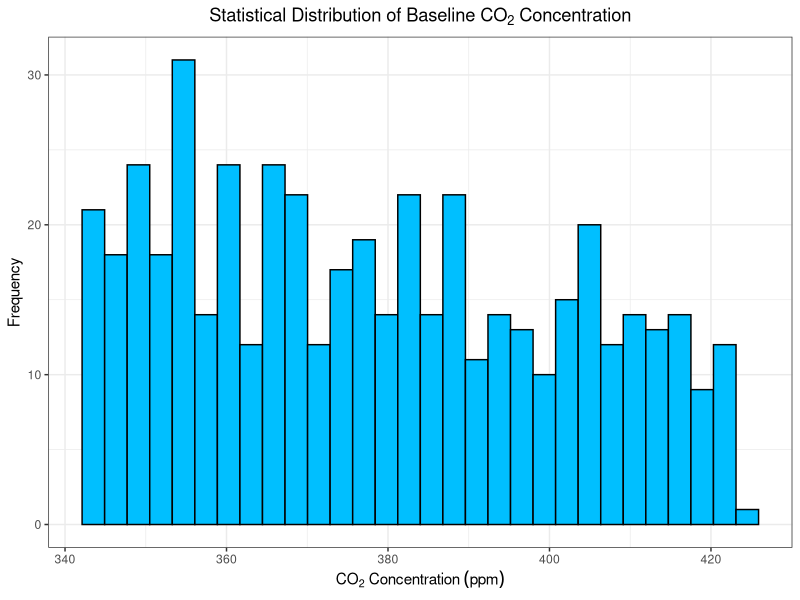
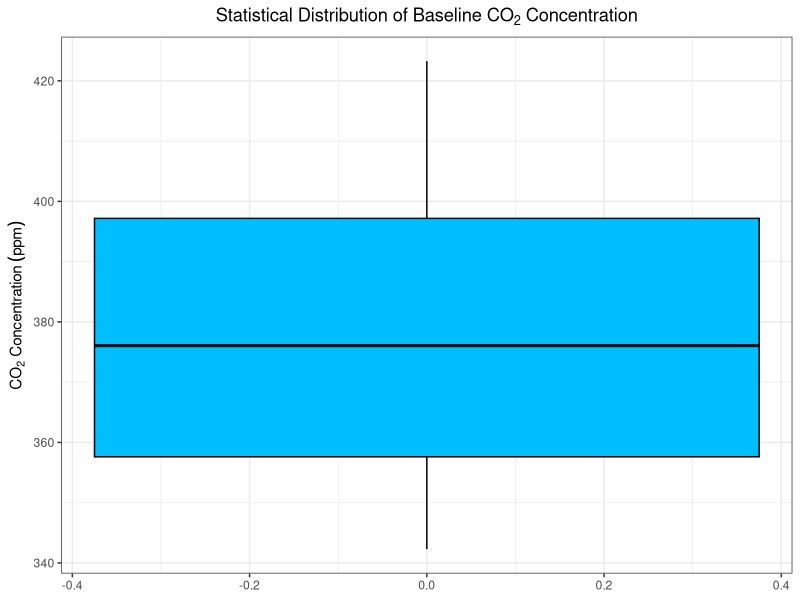
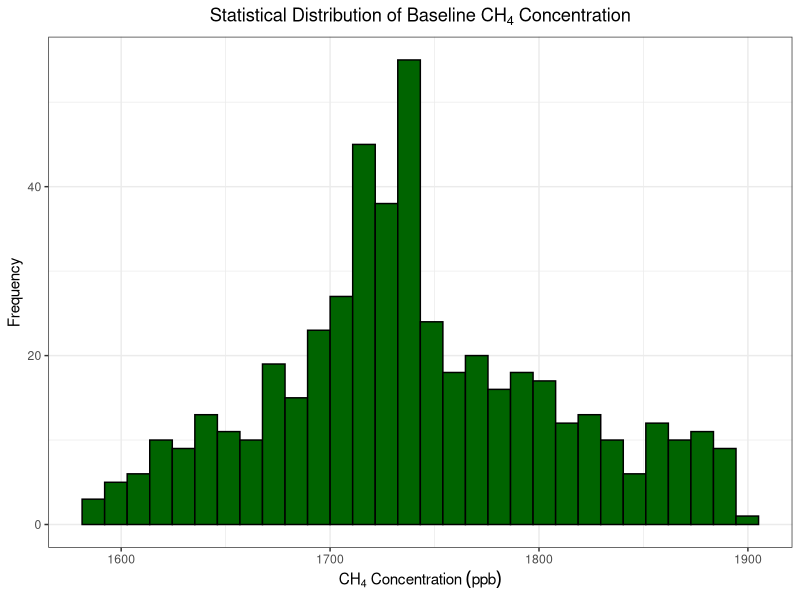
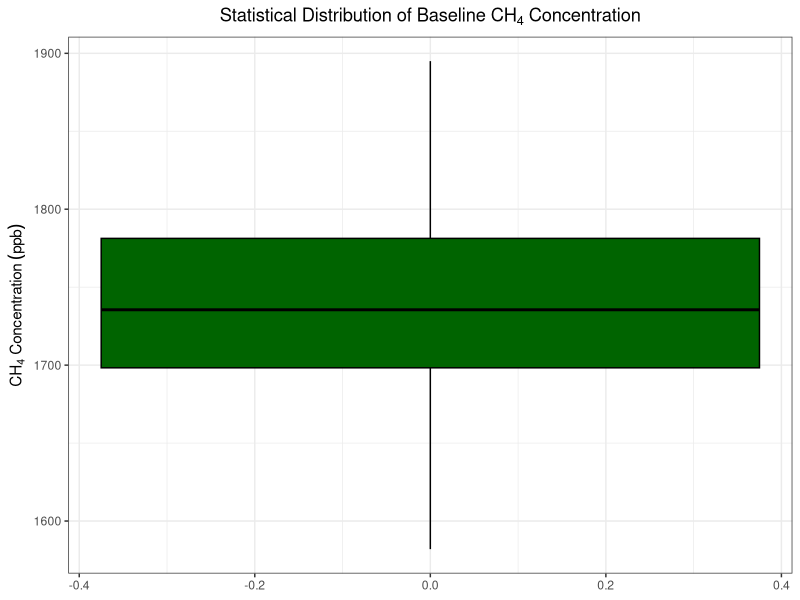
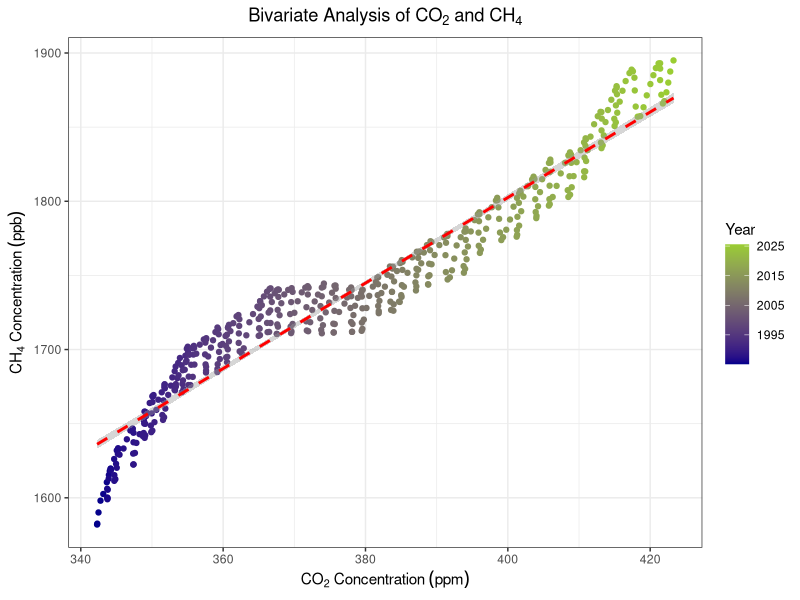
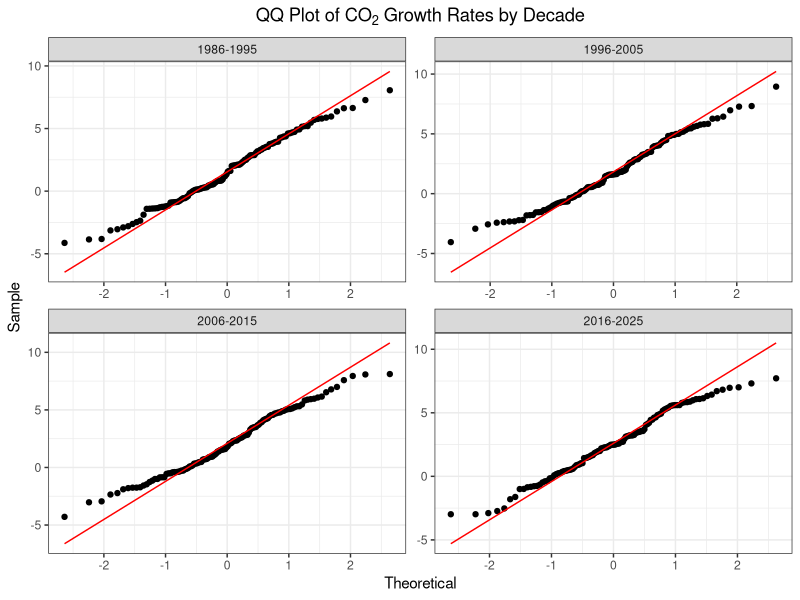
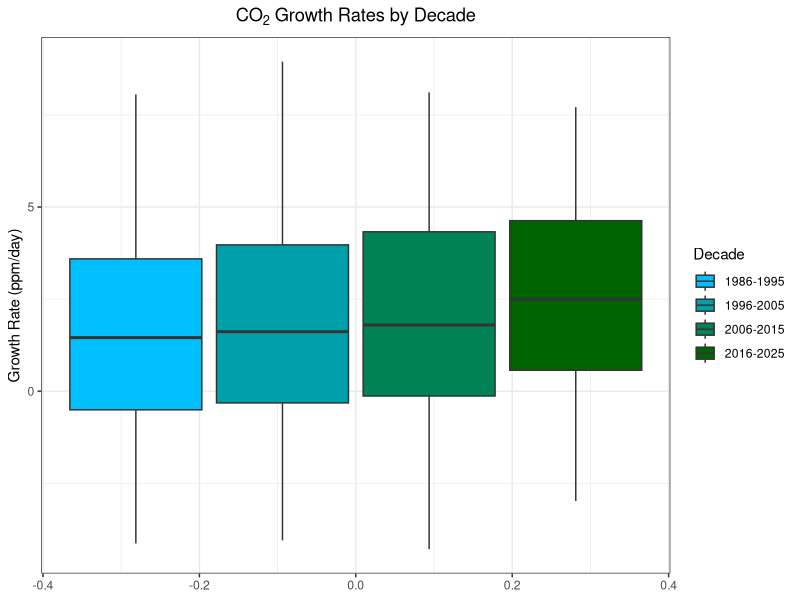
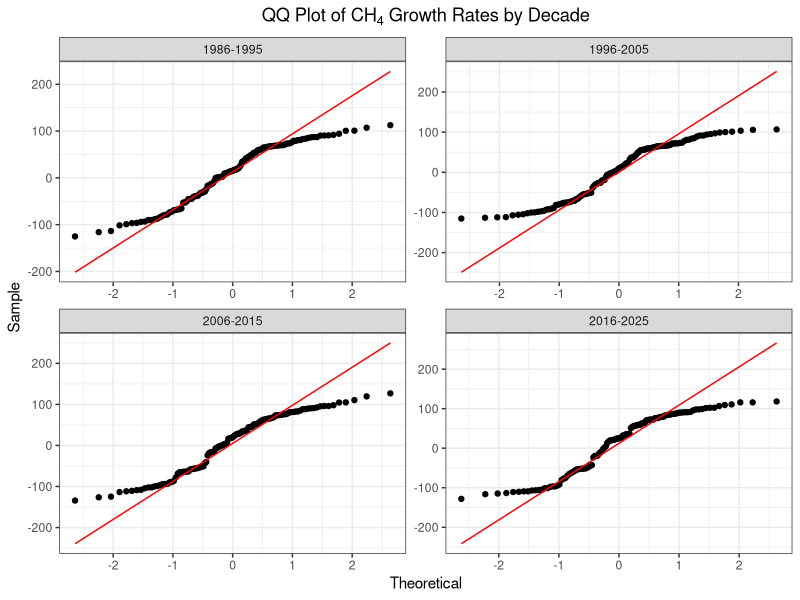

Write the R code that produced these figures, in order.
#' ---
#' Title: "EDA Pegasus CSIRO CO2, CH4 Analysis Report"
#' Author: "Peter Nyeunwoo Lee"
#' Last modified: "29 May 2026"
#' ---





## Loading library ----

library(tidyverse)






## Raw file organisation ----

# Loading CO2, CH4 csv files to compare
df_co2 <- read.csv("CapeGrim_CO2_data_download.csv", skip = 24)

df_ch4 <- read.csv("CapeGrim_CH4_data_download.csv", skip = 24)


# Remove the rows that contain na
df_co2_new <- df_co2 %>%
  na.omit()

df_ch4_new <- df_ch4 %>%
  na.omit()


# Join the two datasets horizontally based on dates
# If YYYY, MM, DD are common, they are used as keys for joining.
df_co2_ch4_bined <- left_join(df_co2_new, df_ch4_new, by = c("YYYY", "MM", "DD"))

# Delete those rows that omit either value of the gases
df_clean <- df_co2_ch4_bined %>%
  na.omit()

# CO2, CH4 growth rate caculation (ppm per day), these are to be used for ANOVA test
df_clean <- df_clean %>%
  mutate(
    Calculated.GR.ppm.per.day = (CO2.ppm. - lag(CO2.ppm.)) / (DATE.x - lag(DATE.x)),
    Calculated.GR.ppb.per.day = (CH4.ppb. - lag(CH4.ppb.)) / (DATE.y - lag(DATE.y))
  )






## Univariate Analysis ----

# CO2 Univariate Analysis

# 1. Histogram: Understanding the 'shape' of the data 

ggplot(df_clean, aes(x = CO2.ppm.)) + 
  geom_histogram(color = "black", fill = "deepskyblue", bins = 30) + 
  labs(title = expression(Statistical~Distribution~of~Baseline~CO[2]~Concentration), 
       x = expression(CO[2]~Concentration~(ppm)), 
       y = "Frequency") + 
  theme_bw() +
  theme(plot.title = element_text(face = "bold", hjust = 0.5))


# 2. Descriptive Statistics and Five-Number Summary 

summary_stats <- df_clean %>%   
  summarise(
    Minimum = min(CO2.ppm., na.rm = TRUE), 
    Q1 = quantile(CO2.ppm., probs = 0.25, na.rm = TRUE), 
    Median = median(CO2.ppm., na.rm = TRUE), 
    Mean = mean(CO2.ppm., na.rm = TRUE), 
    Q3 = quantile(CO2.ppm., probs = 0.75, na.rm = TRUE), 
    Maximum = max(CO2.ppm., na.rm = TRUE), 
    IQR = IQR(CO2.ppm., na.rm = TRUE), 
    SD = sd(CO2.ppm., na.rm = TRUE)
  )

print("Descriptive Statistics Summary for CO2:")
print(summary_stats)

# 3. Outlier Identification 

co2_iqr <- summary_stats$IQR
co2_lower_bound <- summary_stats$Q1 - (1.5 * co2_iqr)
co2_upper_bound <- summary_stats$Q3 + (1.5 * co2_iqr)

print("CO2 Lower bound for outliers:")
print(co2_lower_bound)

print("CO2 Upper bound for outliers:")
print(co2_upper_bound)

# 4. Boxplot: Visualising Five-Number Summary and Outliers

ggplot(df_clean, aes(y = CO2.ppm.)) +
  geom_boxplot(fill = "deepskyblue", color = "black") +
  labs(title = expression(Statistical~Distribution~of~Baseline~CO[2]~Concentration), 
       y = expression(CO[2]~Concentration~(ppm))) +
  theme_bw() +
  theme(plot.title = element_text(face = "bold", hjust = 0.5))

# 5. Counting Outliers

co2_outliers <- boxplot.stats(df_clean$CO2.ppm.)$out
print("Detected Outliers within CO2 Data:")
print(co2_outliers)





# CH4 Univariate Analysis

# 1. Histogram: Understanding the 'shape' of the data

ggplot(df_clean, aes(x = CH4.ppb.)) +
  geom_histogram(color = "black", fill = "darkgreen", bins = 30) +
  labs(title = expression(Statistical~Distribution~of~Baseline~CH[4]~Concentration), 
       x = expression(CH[4]~Concentration~(ppb)),
       y = "Frequency") +
  theme_bw() +
  theme(plot.title = element_text(face = "bold", hjust = 0.5))

# 2. Descriptive Statistics and Five-Number Summary

ch4_summary_stats <- df_clean %>%   
  summarise(
    Minimum = min(CH4.ppb.),
    Q1 = quantile(CH4.ppb., 0.25),      
    Median = median(CH4.ppb.), # Median (Q2)
    Mean = mean(CH4.ppb.),
    Q3 = quantile(CH4.ppb., 0.75),     
    Maximum = max(CH4.ppb.),
    IQR = IQR(CH4.ppb.),               
    Std_Dev = sd(CH4.ppb.) # Standard Deviation
  )

print("Descriptive Statistics Summary for CH4:")
print(ch4_summary_stats)

# 3. Outlier Identification: 1.5 x IQR Rule 

iqr_ch4 <- ch4_summary_stats$IQR
lower_ch4 <- ch4_summary_stats$Q1 - (1.5 * iqr_ch4)
upper_ch4 <- ch4_summary_stats$Q3 + (1.5 * iqr_ch4)

cat("CH4 Lower bound for outliers:", lower_ch4, "\n")
cat("CH4 Upper bound for outliers:", upper_ch4, "\n")

# 4. Boxplot Visualisation

ggplot(df_clean, aes(y = CH4.ppb.)) +
  geom_boxplot(fill = "darkgreen", color = "black") +
  labs(title = expression(Statistical~Distribution~of~Baseline~CH[4]~Concentration), 
       y = expression(CH[4]~Concentration~(ppb))) +
  theme_bw() +
  theme(plot.title = element_text(face = "bold", hjust = 0.5))

# 5. Counting Outliers

ch4_outliers <- boxplot.stats(df_clean$CH4.ppb.)$out
print("Detected Outliers within CH4 Data:")
print(ch4_outliers)





## CO2 vs CH4 Bivariate Analysis ----

# 1. Scatter Plot Visualization

ggplot(df_clean, aes(x = CO2.ppm., y = CH4.ppb., color = DATE.x)) +
  geom_point() +
  geom_smooth(method = "lm", color = "red", linetype = "dashed") +
  scale_color_gradient(low = "darkblue", high = "yellowgreen") + 
  labs(
    x = expression(CO[2]~Concentration~(ppm)),
    y = expression(CH[4]~Concentration~(ppb)),
    title = expression(Bivariate~Analysis~of~CO[2]~and~CH[4]),
    color = "Year") +
  theme_bw() +
  theme(plot.title = element_text(hjust = 0.5, face = "bold"))


# 2. Correlation Analysis

r_bivariate <- cor(df_clean$CO2.ppm., df_clean$CH4.ppb., use = "complete.obs")
print("Correlation coefficient (r):")
print(r_bivariate)






## ANOVA Analysis ----

# Data preparation for analysis

decade_data <- df_clean %>%
  filter(YYYY >= 1986 & YYYY <= 2025) %>%
  mutate(Decade = case_when(
    YYYY <= 1995 ~ "1986-1995",
    YYYY <= 2005 ~ "1996-2005",
    YYYY <= 2015 ~ "2006-2015",
    TRUE ~ "2016-2025"
  )) %>%
  mutate(Decade = as.factor(Decade))

# CO2 ANOVA test

# 1. Pre Analysis assumption Validation 

# Assumption 1: Observations within each group are normally distributed

ggplot(decade_data, aes(sample = Calculated.GR.ppm.per.day, group = Decade)) +
  stat_qq(distribution = stats::qnorm) +
  stat_qq_line(distribution = stats::qnorm, color = "red") +
  theme_bw() +
  labs(x = "Theoretical", y = "Sample", title = expression(QQ~Plot~of~CO[2]~Growth~Rates~by~Decade)) +
  facet_wrap(~ Decade, ncol = 2, scales = 'free') +
  theme(plot.title = element_text(hjust = 0.5, face = "bold"))

# Assumption 2: The groups have a constant variance

co2_summary <- decade_data %>% 
  group_by(Decade) %>% 
  summarise(n = n(),
            mean = mean(Calculated.GR.ppm.per.day),
            sd = sd(Calculated.GR.ppm.per.day))

r <- max(co2_summary$sd) / min(co2_summary$sd)

print(r)


# 2. Testing hypothesis

co2_aov_model <- aov(Calculated.GR.ppm.per.day ~ Decade, data = decade_data)
summary(co2_aov_model)


# 3. Tukey HSD test

TukeyHSD(co2_aov_model)


# 4. Boxplot (CO2 growth rate by decade)

ggplot(decade_data, aes(y = Calculated.GR.ppm.per.day, fill = Decade)) +
  geom_boxplot() +
  labs(y = "Growth Rate (ppm/day)", fill= "Decade", title = expression(CO[2]~Growth~Rates~by~Decade))+
  theme_bw() +
  theme(plot.title = element_text(hjust = 0.5, face = "bold"))+
  scale_fill_manual(values = c("#00BFFF", "#00A0AA", "#008255", "#006400"))




# CH4 ANOVA Analysis

# 1. Pre Analysis assumption Validation

# Assumption 1: Observations within each group are normally distributed

ggplot(decade_data, aes(sample = Calculated.GR.ppb.per.day, group = Decade)) +
  stat_qq(distribution = stats::qnorm) +
  stat_qq_line(distribution = stats::qnorm, color = "red") +
  theme_bw() +
  labs(x = "Theoretical", y = "Sample", title = expression(QQ~Plot~of~CH[4]~Growth~Rates~by~Decade)) +
  facet_wrap(~ Decade, ncol = 2, scales = 'free') +
  theme(plot.title = element_text(hjust = 0.5, face = "bold"))


#Assumption 2. The groups have a constant variance

ch4_summary <- decade_data %>% 
  group_by(Decade) %>% 
  summarise(n = n(),
            mean = mean(Calculated.GR.ppb.per.day),
            sd= sd(Calculated.GR.ppb.per.day))

r <- max(ch4_summary$sd) / min(ch4_summary$sd)

print(r)


# 2. Testing hypothesis

ch4_aov_model <- aov(Calculated.GR.ppb.per.day ~ Decade, data = decade_data)

summary(ch4_aov_model)


# 3. Boxplot (CH4 growth rate by decade)

ggplot(decade_data, aes(y = Calculated.GR.ppb.per.day, fill = Decade)) +
  geom_boxplot() +
  labs(, y = "Growth Rate (ppb/day)", fill= "Decade", title = expression(CH[4]~Growth~Rates~by~Decade))+
  theme_bw() +
  theme(plot.title = element_text(hjust = 0.5, face = "bold"))+
  scale_fill_manual(values = c("#00BFFF", "#00A0AA", "#008255", "#006400"))






## Linear Regression Model ----

# CO2 Linear Regression Model

# 1. Make Linear regression model

co2_model <- lm(CO2.ppm. ~ DATE.x, data = df_clean)

print("Summary of CO2 Linear Regression model")
summary(co2_model)


# 2. Check Linear Regression Assumptions

# Assumption 1. Linearity and Constant Spread based on Residuals vs Fitted Plot

ggplot(df_clean, aes(x = fitted(co2_model), y = residuals(co2_model))) +
  geom_point() +
  geom_abline(slope = 0, intercept = 0, color = "red") +
  labs(x = "Fitted", y = "Residuals", title = expression(Residuals~vs~Fitted~Plot~of~CO[2])) +
  theme_bw() +
  theme(plot.title = element_text(face = "bold", hjust = 0.5))

# Assumption 2. Normality based on Normal Q-Q Plot of Residuals

ggplot(mapping = aes(sample = residuals(co2_model))) +
  stat_qq(distribution = stats::qnorm) +
  stat_qq_line(distribution = stats::qnorm, color = "red") +
  labs(x = "Theoretical", y = "Sample", title = expression(Normal~QQ~Plot~of~CO[2])) +
  theme_bw() +
  theme(plot.title = element_text(face = "bold", hjust = 0.5))


# 3. Create future data frames and calculate Predicted data

future_data <- data.frame(DATE.x = c(2026, 2027, 2028, 2029, 2030, 2031, 2032, 2033, 2034, 2035))

future_data$predicted_co2 <- predict(object = lm(data = df_clean, formula = CO2.ppm. ~ DATE.x), newdata = future_data)


# 4. Visualisation of both current data and predicted data

ggplot() +
  geom_line(data = df_clean, aes(x = DATE.x, y = CO2.ppm.), alpha = 0.4) + # current data
  geom_smooth(data = df_clean, aes(x = DATE.x, y = CO2.ppm.), method = "lm", color = "darkblue", se = FALSE) +
  geom_point(data = future_data, aes(x = DATE.x, y = predicted_co2), color = "red") +
  labs(title = expression(CO[2]~Observations~(1985-2025)~and~Predictions~(2026-2035)), 
       x = "Year", 
       y = expression(CO[2]~Concentration~(ppm))) +
  theme_bw() + 
  theme(plot.title = element_text(face = "bold", hjust = 0.5))



# CH4 Linear Regression Model

# 1. Make Linear regression model

ch4_model <- lm(CH4.ppb. ~ DATE.y, data = df_clean)

print("Summary of CH4 Linear Regression model")
summary(ch4_model)


# 2. Check Linear Regression Assumptions

# Assumption 1. Linearity and Constant Spread based on Residuals vs Fitted Plot

ggplot(df_clean, aes(x = fitted(ch4_model), y = residuals(ch4_model))) +
  geom_point() +
  geom_abline(slope = 0, intercept = 0, color = "red") +
  labs(x = "Fitted", y = "Residuals", title = expression(Residuals~vs~Fitted~Plot~of~CH[4])) +
  theme_bw() +
  theme(plot.title = element_text(face = "bold", hjust = 0.5))

# Assumption 2: Normality based on Normal Q-Q Plot of Residuals

ggplot(mapping = aes(sample = residuals(ch4_model))) +
  stat_qq(distribution = stats::qnorm) +
  stat_qq_line(distribution = stats::qnorm, color = "red") +
  labs(x = "Theoretical", y = "Sample", title = expression(Normal~QQ~Plot~of~CH[4])) +
  theme_bw() +
  theme(plot.title = element_text(face = "bold", hjust = 0.5))


# 3. Create future data frames and calculate Predicted data

future_data$predicted_ch4 <- predict(object = lm(data = df_clean, formula = CH4.ppb. ~ DATE.x), newdata = future_data)


# 4. Visualisation of both current data and predicted data

ggplot() +
  geom_line(data = df_clean, aes(x = DATE.y, y = CH4.ppb.), alpha = 0.4) + # current data
  geom_smooth(data = df_clean, aes(x = DATE.y, y = CH4.ppb.), method = "lm", color = "darkblue", se = FALSE) +
  geom_point(data = future_data, aes(x = DATE.x, y = predicted_ch4), color = "red") +
  labs(title = expression(CH[4]~Observations~(1985-2025)~and~Predictions~(2026-2035)), 
       x = "Year", 
       y = expression(CH[4]~Concentration~(ppb))) +
  theme_bw() + 
  theme(plot.title = element_text(face = "bold", hjust = 0.5))


# End of the script
